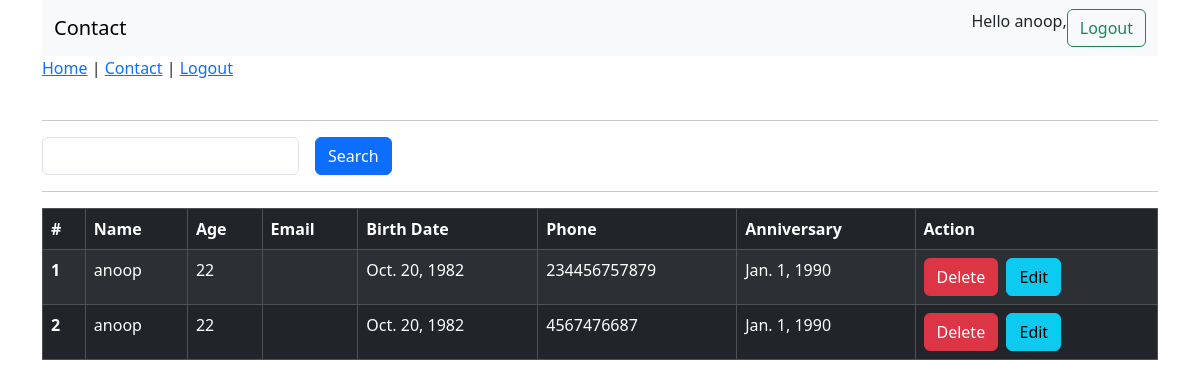
Screenshot of /contacts/ (signed in) with the database file from the repository.
### home/models.py (models this page shows)
class PhoneBook(models.Model):
    user = models.ForeignKey(User, on_delete=models.SET_NULL, null=True, blank=True)
    name = models.CharField(max_length=100)
    age = models.IntegerField()
    slug = models.SlugField(unique=True, null=True)
    dob = models.DateField(blank=True, null=True)
    email = models.EmailField(blank=True, null=True)
    mobile = models.CharField(max_length=11, null=True, blank=True)
    category = models.ForeignKey(Category, on_delete=models.CASCADE)
    anniversary = models.DateField(blank=True, null=True)
    status = models.IntegerField(default=1)
    is_deleted = models.BooleanField(default=False)
    """ def save(self, force_insert: bool = ..., force_update: bool = ..., using: str | None = ..., update_fields: Iterable[str] | None = ...) -> None:
        return super().save(force_insert, force_update, using, update_fields) """
    def save(self, *args, **kwargs):
        self.slug = generate_slug(self.name)
        super(PhoneBook, self).save(*args, **kwargs)
    def __str__(self):
        return self.name

### home/views.py (the view)
# urls.py: path("contacts/", contacts,name='contact_list'),
@login_required
def contacts(request):
    contacts = PhoneBook.objects.all()
    if request.GET.get('search_name'):
        contacts = contacts.filter(name__icontains=request.GET.get('search_name'))
    context = {'page':'Contact List Page','contacts':contacts}
    print(contacts)
    return render(request, "home/contact_list.html", context)

### home/templates/home/contact_list.html (shortened to what this page needs)
{% extends "base.html" %}
{% block start %}
<a href="/">Home</a>&nbsp;|&nbsp;<a href="/contact/">Contact</a>&nbsp;|&nbsp;<a href="/logout/">Logout</a><br><br><hr>
<form>
<div class="row g-3 align-items-center">
  <div class="col-auto">
    <input type="text" id="search_name" name="search_name" class="form-control" aria-describedby="passwordHelpInline">
  </div>
  <div class="col-auto">
    <button type="submit" class="btn btn-primary">Search</button>
  </div>
</div>
</form>
<hr>
<table class="table table-dark table-bordered table-striped table-hover">
    <thead>
      <tr>
        <th scope="col">#</th>
        <th scope="col">Name</th>
        <th scope="col">Age</th>
        <th scope="col">Email</th>
        <th scope="col">Birth Date</th>
        <th scope="col">Phone</th>
        <th scope="col">Anniversary</th>
        <th scope="col">Action</th>
      </tr>
    </thead>
    <tbody>
      {% for contact in contacts %}
      <tr>
        <th scope="row">{{forloop.counter}}</th>
        <td>{{contact.name}}</td>
        <td>{{contact.age}}</td>
        <td>{{contact.email}}</td>
        <td>{{contact.dob}}</td>
        <td>{{contact.mobile}}</td>
        <td>{{contact.anniversary}}</td>
        <td>
            <a href="/delete_contact/{{contact.id}}" class="btn btn-danger">Delete</a>&nbsp;
            <a href="/update_contact/{{contact.slug}}" class="btn btn-info">Edit </a>
        </td>
      </tr>
      {% endfor %}
    </tbody>
  </table>
{% endblock %}

### home/templates/base.html (shortened to what this page needs)
<!DOCTYPE html>
<html lang="en">
<head>
    <link href="https://cdn.jsdelivr.net/npm/bootstrap@5.3.1/dist/css/bootstrap.min.css" rel="stylesheet">
</head>
<body class="container">
    <nav class="navbar bg-body-tertiary">
        <div class="container-fluid">
          <a class="navbar-brand">Contact</a>
          <form class="d-flex" role="search">
            {% if request.user.is_authenticated %}
                Hello {{request.user}},<a href="/logout/" class="btn btn-outline-success" >Logout</a>
            {% else %}
                <a href="/login/" class="btn btn-primary" >Login</a>
            {% endif %}
          </form>
        </div>
      </nav>
{% block start%}
{% endblock %}
</body>
</html>

### rows the page displays
PhoneBook: name "anoop", age "22", dob "Oct. 20, 1982", mobile "234456757879", anniversary "Jan. 1, 1990"
PhoneBook: name "anoop", age "22", dob "Oct. 20, 1982", mobile "4567476687", anniversary "Jan. 1, 1990"

### other values shown
{{ request.user }} "anoop"
